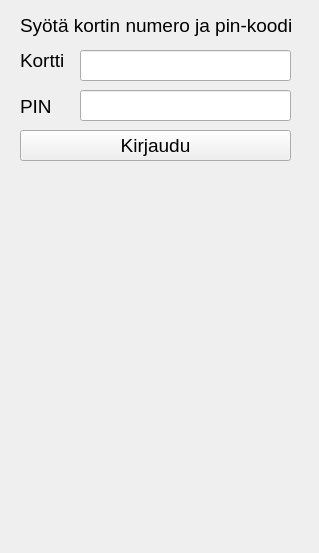
<?xml version="1.0" encoding="UTF-8"?>
<ui version="4.0">
 <class>signin</class>
 <widget class="QWidget" name="signin">
  <property name="geometry">
   <rect>
    <x>0</x>
    <y>0</y>
    <width>319</width>
    <height>553</height>
   </rect>
  </property>
  <property name="windowTitle">
   <string>Form</string>
  </property>
  <widget class="QLabel" name="lblText">
   <property name="geometry">
    <rect>
     <x>20</x>
     <y>10</y>
     <width>311</width>
     <height>31</height>
    </rect>
   </property>
   <property name="font">
    <font>
     <pointsize>14</pointsize>
    </font>
   </property>
   <property name="text">
    <string>Syötä kortin numero ja pin-koodi</string>
   </property>
  </widget>
  <widget class="QLabel" name="label_2">
   <property name="geometry">
    <rect>
     <x>20</x>
     <y>50</y>
     <width>51</width>
     <height>20</height>
    </rect>
   </property>
   <property name="font">
    <font>
     <pointsize>14</pointsize>
    </font>
   </property>
   <property name="text">
    <string>Kortti</string>
   </property>
  </widget>
  <widget class="QLabel" name="label_3">
   <property name="geometry">
    <rect>
     <x>20</x>
     <y>100</y>
     <width>47</width>
     <height>13</height>
    </rect>
   </property>
   <property name="font">
    <font>
     <pointsize>14</pointsize>
    </font>
   </property>
   <property name="text">
    <string>PIN</string>
   </property>
  </widget>
  <widget class="QLineEdit" name="txtCard">
   <property name="geometry">
    <rect>
     <x>80</x>
     <y>50</y>
     <width>211</width>
     <height>31</height>
    </rect>
   </property>
   <property name="font">
    <font>
     <pointsize>14</pointsize>
    </font>
   </property>
  </widget>
  <widget class="QLineEdit" name="txtPin">
   <property name="geometry">
    <rect>
     <x>80</x>
     <y>90</y>
     <width>211</width>
     <height>31</height>
    </rect>
   </property>
   <property name="font">
    <font>
     <pointsize>14</pointsize>
    </font>
   </property>
  </widget>
  <widget class="QPushButton" name="btnLogin">
   <property name="geometry">
    <rect>
     <x>20</x>
     <y>130</y>
     <width>271</width>
     <height>31</height>
    </rect>
   </property>
   <property name="font">
    <font>
     <pointsize>14</pointsize>
    </font>
   </property>
   <property name="text">
    <string>Kirjaudu</string>
   </property>
  </widget>
 </widget>
 <resources/>
 <connections/>
</ui>
